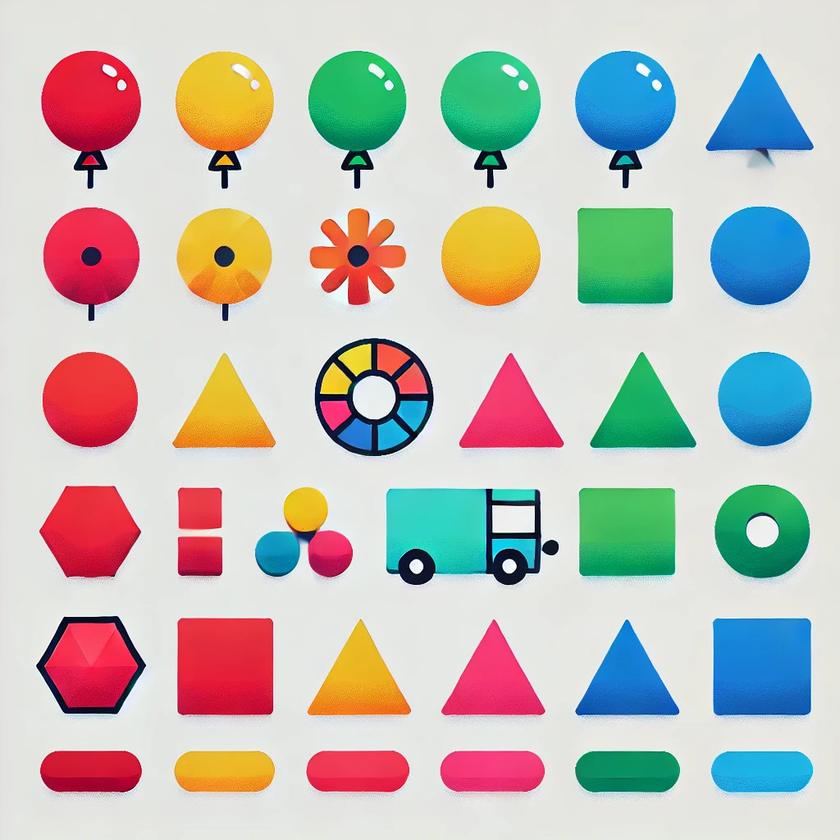
#> input picture diff-colors-img.png, 840 x 840 px, shrunk from 1024 x 1024 before the run, given in place of the camera
$ python seguimiento-por-color.py
#> lines starting #> are read from the running program, lines starting #| are printed output that depends on the picture; after the words box and inside, x2 and y2 are one past the last pixel; in counts of white or black regions, pixels touching at a corner belong together
import cv2
import numpy as np
import os

# Iniciar la captura de video desde la cámara
cap = cv2.VideoCapture(0)

# Definir el rango de color que quieres rastrear en el espacio de color HSV (en este caso, azul)
lower_blue = np.array([0, 0, 0])
upper_blue = np.array([180, 255, 50])

saved_image_count = 0
output_dir = "dataset"
if not os.path.exists(output_dir):
    os.makedirs(output_dir)

while True:
    # Capturar frame por frame
    ret, frame = cap.read()
#> frame is the input picture: shape (840, 840, 3); mean B, G, R 184.9, 190.8, 193.6
    if not ret:
        break

    # Convertir el frame de BGR a HSV
    hsv = cv2.cvtColor(frame, cv2.COLOR_BGR2HSV)
#> hsv: shape (840, 840, 3); mean H, S, V 67.5, 75.7, 220.6

    # Crear una máscara que detecte solo el color azul
    mask = cv2.inRange(hsv, lower_blue, upper_blue)
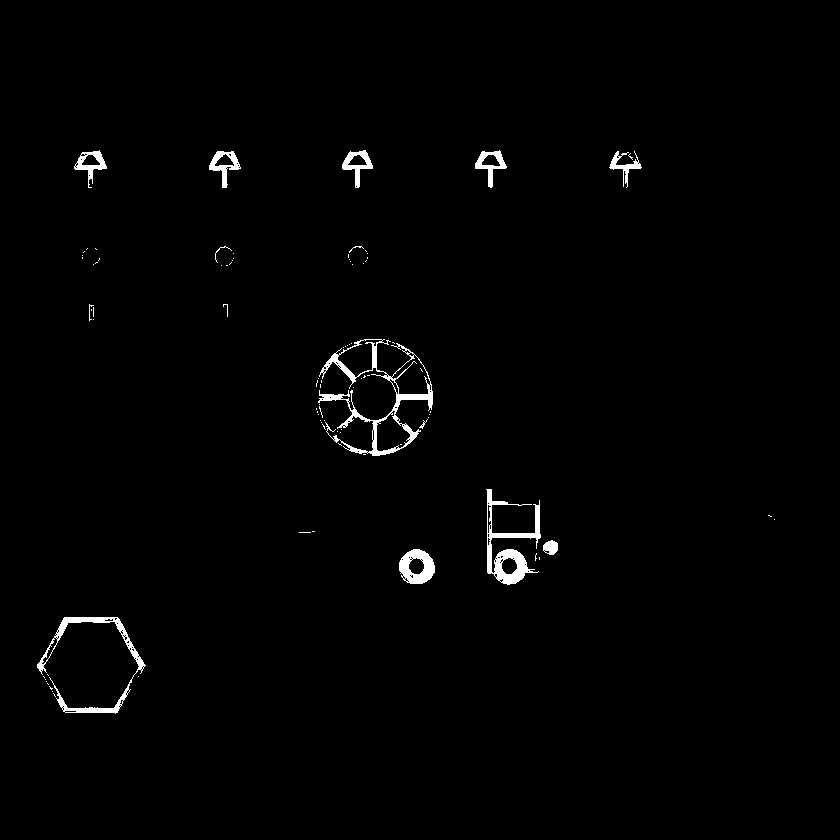
#> mask: shape (840, 840); 1.2% white; 90 white regions (76 under 20 px), largest, box (x1, y1, x2, y2) and area: (318, 339, 433, 456) 2236, (486, 489, 541, 585) 1627, (37, 617, 146, 714) 1363

    # Filtrar la máscara con operaciones morfológicas
    mask = cv2.erode(mask, None, iterations=2)
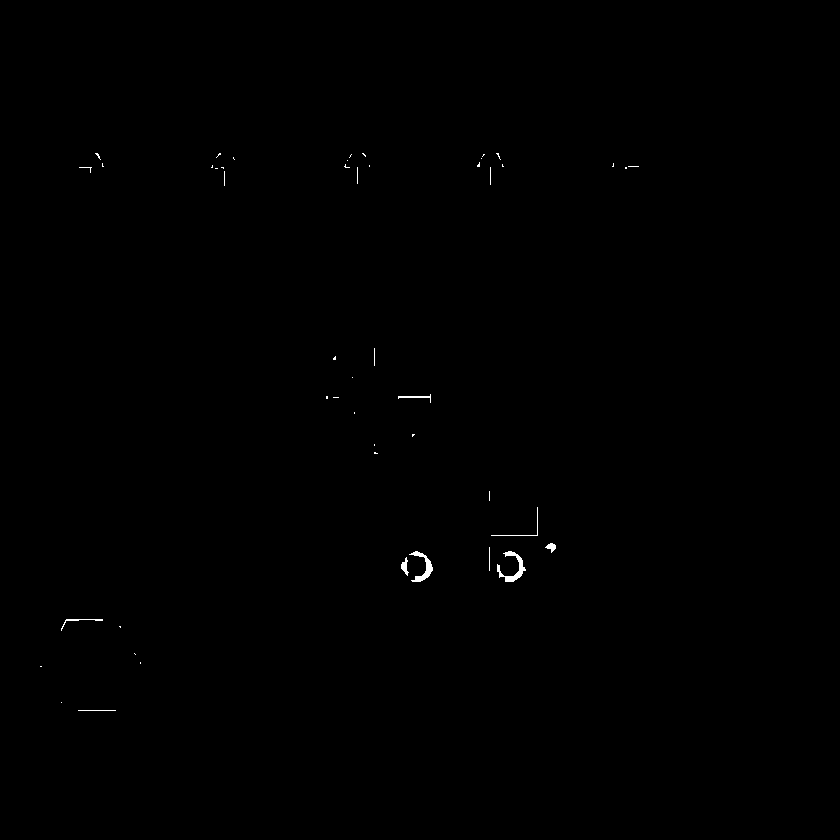
#> mask: shape (840, 840); 0.17% white; 48 white regions (39 under 20 px), largest, box (x1, y1, x2, y2) and area: (497, 551, 526, 582) 282, (409, 551, 433, 582) 238, (491, 507, 538, 536) 75
    mask = cv2.dilate(mask, None, iterations=2)
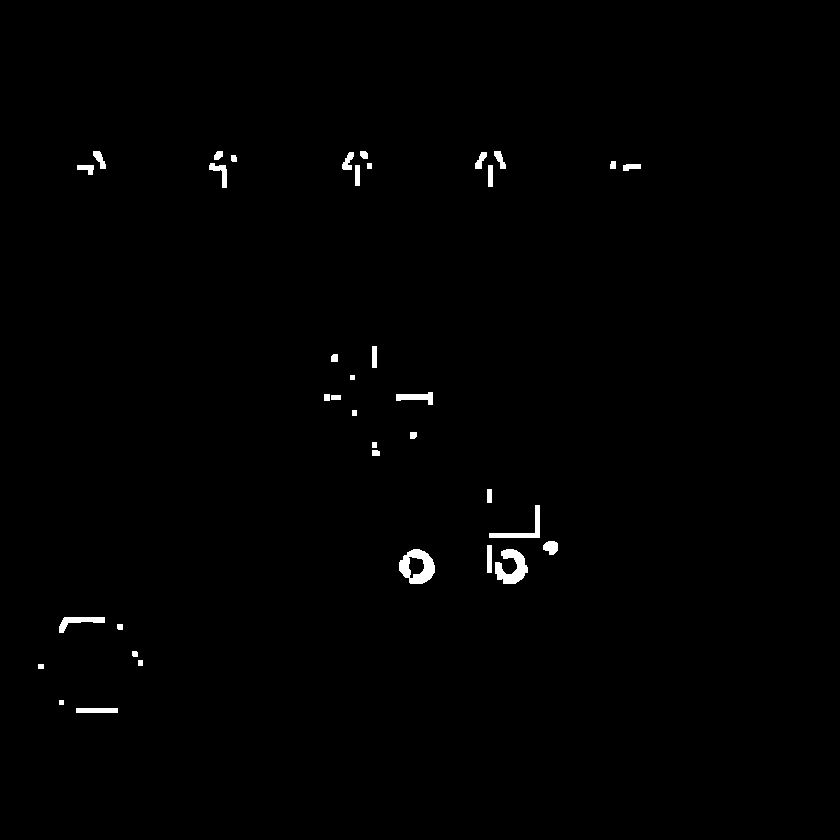
#> mask: shape (840, 840); 0.69% white; 37 white regions

    # Encontrar contornos en la máscara
    contours, _ = cv2.findContours(mask, cv2.RETR_EXTERNAL, cv2.CHAIN_APPROX_SIMPLE)
#> contours = 37 contours, 2 with area under 20; largest, box (x1, y1, x2, y2) and area: (399, 549, 435, 584) 894, (495, 549, 528, 584) 582, (489, 505, 540, 538) 312, (59, 617, 105, 633) 253, (396, 392, 433, 405) 214

    # Si se encuentra al menos un contorno, seguir el objeto
    if contours:
        # Tomar el contorno más grande
        largest_contour = max(contours, key=cv2.contourArea)
#> largest_contour = contour of 50 points, box (x1, y1, x2, y2) (399, 549, 435, 584), area 894

        # Encontrar el centro del contorno usando un círculo mínimo que lo rodee
        ((x, y), radius) = cv2.minEnclosingCircle(largest_contour)
#> x = 416.5; y = 566.9; radius = 18.2

        # Dibujar el círculo y el centro en el frame original si el radio es mayor que un umbral
        if radius > 10:
            cv2.circle(frame, (int(x), int(y)), int(radius), (0, 255, 255), 2)
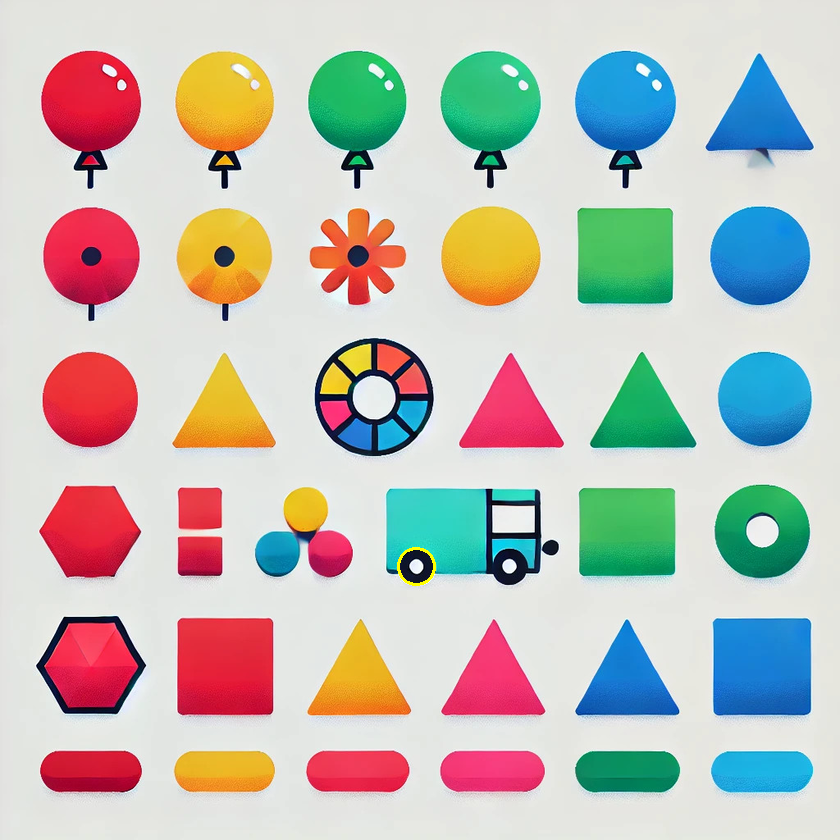
#> frame: shape (840, 840, 3); 0.05% of pixels changed, all inside (x1, y1, x2, y2) = (397, 547, 436, 586)
            cv2.circle(frame, (int(x), int(y)), 5, (0, 255, 255), -1)
#> frame: shape (840, 840, 3); 0.01% of pixels changed, all inside (x1, y1, x2, y2) = (411, 561, 422, 572)

            image_filename = os.path.join(output_dir, f"detected_object_{saved_image_count}.png")
            cv2.imwrite(image_filename, frame)
            saved_image_count += 1

    # Mostrar el frame
    cv2.imshow('Frame', frame)
    cv2.imshow('Mask', mask)

    # Salir si se presiona la tecla 'q'
    if cv2.waitKey(1) & 0xFF == ord('q'):
#> (key q is pressed here)
        break

# Liberar la captura y cerrar todas las ventanas
cap.release()
cv2.destroyAllWindows()
